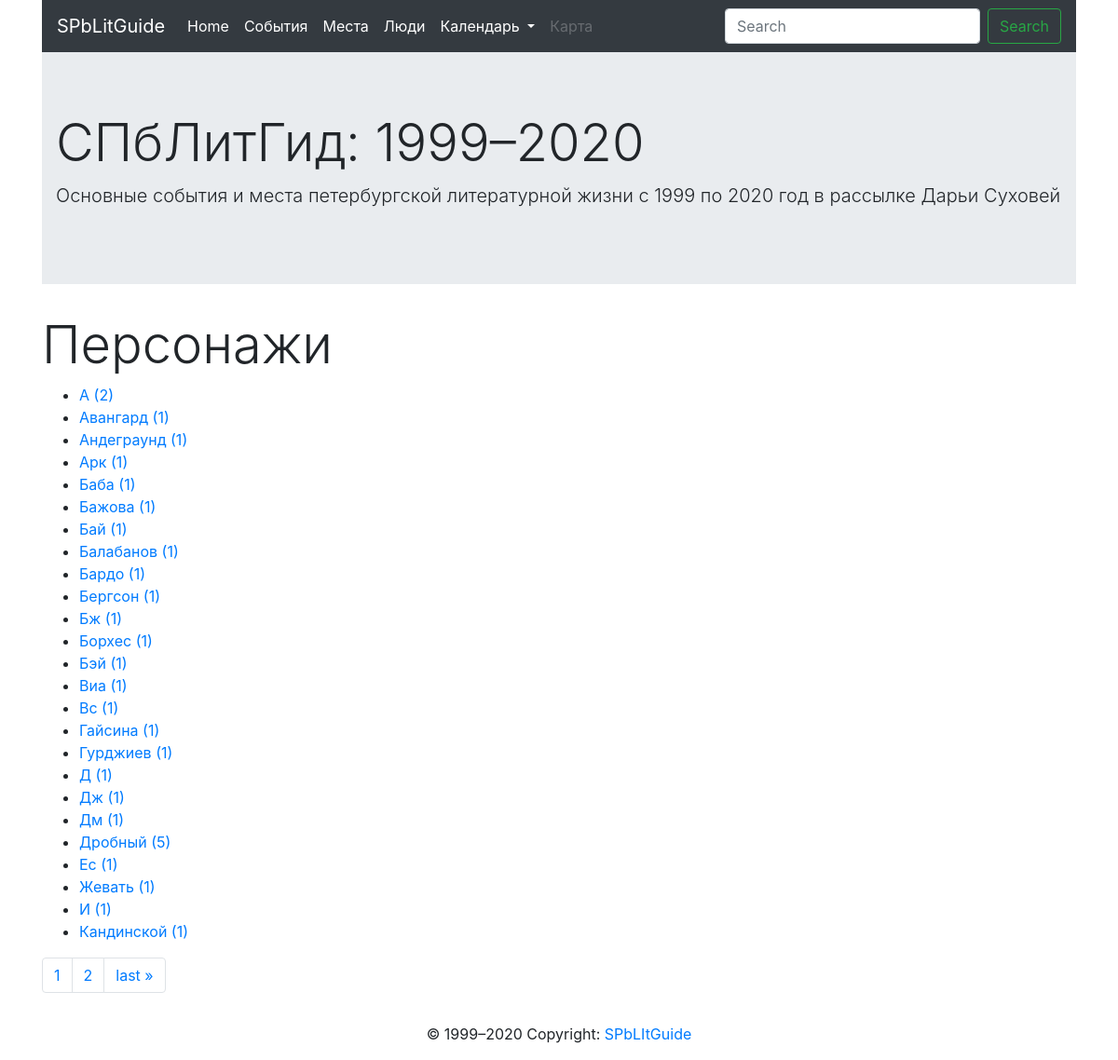
The app's page /persons, older data.
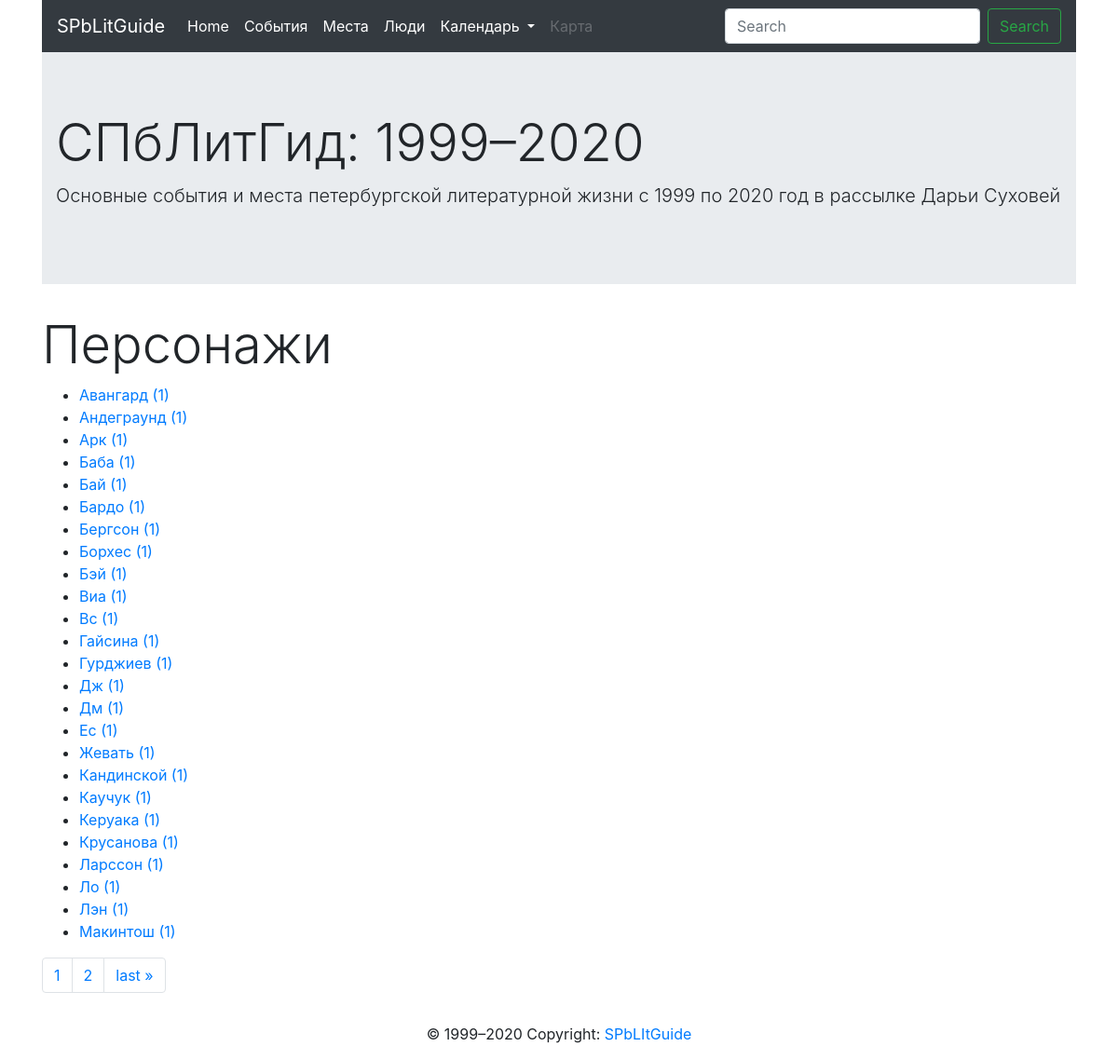
The same page, newer data.
### core/models.py (models this page shows, shortened)
class Person(models.Model):
	name = models.CharField(max_length=300, blank=True)
	second_name = models.CharField(max_length=300, blank=True)
	family = models.CharField(max_length=300, blank=True)
	class Meta:
		verbose_name = "Person"
		app_label = 'core'

### core/views.py (the view)
# urls.py: path('persons', PersonListView.as_view(), name='persons'),
class PersonListView(ListView):
	paginate_by = 25
	model = Person
	queryset = Person.objects.order_by('name')

### core/templates/core/person_list.html (shortened to what this page needs)
{% extends 'page.html' %}
{% block content %}
<h1 class="display-4">Персонажи</h1>
<ul>
	{% for person in object_list %}
	<li><a href="{% url 'core:one_person' person.id %}">{{ person.name }} {{person.second_name}} {{ person.family }} ({{person.event_set.all.count}}) </a></li>
	{% endfor %}
</ul>
<nav aria-label="Page navigation example">
  <ul class="pagination">
    <li class="page-item"><a class="page-link" href="#"> {{ page_obj.number }}</a></li>
    {% if page_obj.has_next %}
    <li class="page-item"><a class="page-link" href="?page={{ page_obj.next_page_number }}">{{ page_obj.next_page_number }}</a></li>
    <li class="page-item"><a class="page-link" href="?page={{ page_obj.paginator.num_pages }}">last &raquo;</a></li>
    {% endif %}
  </ul>
</nav>
{% endblock %}

Row changes from the older to the newer data that the page shows:
removed Person: name "А", event_set.all.count "2"
removed Person: name "Бажова", event_set.all.count "1"
no longer on this page (row edited): Person: name "Балабанов", event_set.all.count "1"
removed Person: name "Бж", event_set.all.count "1"
removed Person: name "Д", event_set.all.count "1"
removed Person: name "Дробный", event_set.all.count "5"
removed Person: name "И", event_set.all.count "1"
now on this page (row unchanged): Person: name "Каучук", event_set.all.count "1"
now on this page (row unchanged): Person: name "Керуака", event_set.all.count "1"
now on this page (row unchanged): Person: name "Крусанова", event_set.all.count "1"
now on this page (row unchanged): Person: name "Ларссон", event_set.all.count "1"
now on this page (row unchanged): Person: name "Ло", event_set.all.count "1"
now on this page (row unchanged): Person: name "Лэн", event_set.all.count "1"
now on this page (row unchanged): Person: name "Макинтош", event_set.all.count "1"
